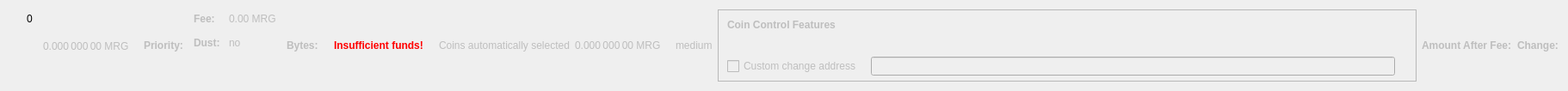
    <widget class="QWidget" name="dummyHideWidget" native="true">
     <property name="maximumSize">
      <size>
       <width>100</width>
       <height>22</height>
      </size>
     </property>
     <layout class="QHBoxLayout" name="dummyHideLayout">
      <item>
       <layout class="QFormLayout" name="formLayoutCoinControl1">
        <property name="horizontalSpacing">
         <number>10</number>
        </property>
        <property name="verticalSpacing">
         <number>14</number>
        </property>
        <property name="leftMargin">
         <number>10</number>
        </property>
        <property name="topMargin">
         <number>4</number>
        </property>
        <property name="rightMargin">
         <number>6</number>
        </property>
        <item row="0" column="1">
         <widget class="QLabel" name="labelCoinControlBytes">
          <property name="cursor">
           <cursorShape>IBeamCursor</cursorShape>
          </property>
          <property name="contextMenuPolicy">
           <enum>Qt::ActionsContextMenu</enum>
          </property>
          <property name="text">
           <string notr="true">0</string>
          </property>
          <property name="textInteractionFlags">
           <set>Qt::LinksAccessibleByMouse|Qt::TextSelectableByKeyboard|Qt::TextSelectableByMouse</set>
          </property>
         </widget>
        </item>
       </layout>
      </item>
      <item>
       <widget class="QLabel" name="labelCoinControlAfterFee">
        <property name="enabled">
         <bool>false</bool>
        </property>
        <property name="sizePolicy">
         <sizepolicy hsizetype="Fixed" vsizetype="Fixed">
          <horstretch>0</horstretch>
          <verstretch>0</verstretch>
         </sizepolicy>
        </property>
        <property name="minimumSize">
         <size>
          <width>111</width>
          <height>12</height>
         </size>
        </property>
        <property name="maximumSize">
         <size>
          <width>111</width>
          <height>12</height>
         </size>
        </property>
        <property name="cursor">
         <cursorShape>IBeamCursor</cursorShape>
        </property>
        <property name="contextMenuPolicy">
         <enum>Qt::ActionsContextMenu</enum>
        </property>
        <property name="text">
         <string notr="true">0.000 000 00 MRG</string>
        </property>
        <property name="textInteractionFlags">
         <set>Qt::LinksAccessibleByMouse|Qt::TextSelectableByKeyboard|Qt::TextSelectableByMouse</set>
        </property>
       </widget>
      </item>
      <item>
       <widget class="QLabel" name="labelCoinControlPriorityText">
        <property name="enabled">
         <bool>false</bool>
        </property>
        <property name="font">
         <font>
          <weight>75</weight>
          <bold>true</bold>
         </font>
        </property>
        <property name="text">
         <string>Priority:</string>
        </property>
       </widget>
      </item>
      <item>
       <layout class="QHBoxLayout" name="horizontalLayout"/>
      </item>
      <item>
       <layout class="QFormLayout" name="formLayoutCoinControl3">
        <property name="horizontalSpacing">
         <number>10</number>
        </property>
        <property name="verticalSpacing">
         <number>14</number>
        </property>
        <property name="leftMargin">
         <number>6</number>
        </property>
        <property name="topMargin">
         <number>4</number>
        </property>
        <property name="rightMargin">
         <number>6</number>
        </property>
        <item row="0" column="0">
         <widget class="QLabel" name="labelCoinControlFeeText">
          <property name="enabled">
           <bool>false</bool>
          </property>
          <property name="font">
           <font>
            <weight>75</weight>
            <bold>true</bold>
           </font>
          </property>
          <property name="text">
           <string>Fee:</string>
          </property>
          <property name="margin">
           <number>0</number>
          </property>
         </widget>
        </item>
        <item row="0" column="1">
         <widget class="QLabel" name="labelCoinControlFee">
          <property name="enabled">
           <bool>false</bool>
          </property>
          <property name="cursor">
           <cursorShape>IBeamCursor</cursorShape>
          </property>
          <property name="contextMenuPolicy">
           <enum>Qt::ActionsContextMenu</enum>
          </property>
          <property name="text">
           <string notr="true">0.00 MRG</string>
          </property>
          <property name="textInteractionFlags">
           <set>Qt::LinksAccessibleByMouse|Qt::TextSelectableByKeyboard|Qt::TextSelectableByMouse</set>
          </property>
         </widget>
        </item>
        <item row="1" column="0">
         <widget class="QLabel" name="labelCoinControlLowOutputText">
          <property name="enabled">
           <bool>false</bool>
          </property>
          <property name="font">
           <font>
            <weight>75</weight>
            <bold>true</bold>
           </font>
          </property>
          <property name="text">
           <string>Dust:</string>
          </property>
         </widget>
        </item>
        <item row="1" column="1">
         <widget class="QLabel" name="labelCoinControlLowOutput">
          <property name="enabled">
           <bool>false</bool>
          </property>
          <property name="cursor">
           <cursorShape>IBeamCursor</cursorShape>
          </property>
          <property name="contextMenuPolicy">
           <enum>Qt::ActionsContextMenu</enum>
          </property>
          <property name="text">
           <string>no</string>
          </property>
          <property name="textInteractionFlags">
           <set>Qt::LinksAccessibleByMouse|Qt::TextSelectableByKeyboard|Qt::TextSelectableByMouse</set>
          </property>
         </widget>
        </item>
       </layout>
      </item>
      <item>
       <widget class="QLabel" name="labelCoinControlBytesText">
        <property name="enabled">
         <bool>false</bool>
        </property>
        <property name="font">
         <font>
          <weight>75</weight>
          <bold>true</bold>
         </font>
        </property>
        <property name="text">
         <string>Bytes:</string>
        </property>
       </widget>
      </item>
      <item>
       <layout class="QFormLayout" name="formLayoutCoinControl2">
        <property name="horizontalSpacing">
         <number>10</number>
        </property>
        <property name="verticalSpacing">
         <number>14</number>
        </property>
        <property name="leftMargin">
         <number>6</number>
        </property>
        <property name="topMargin">
         <number>4</number>
        </property>
        <property name="rightMargin">
         <number>6</number>
        </property>
       </layout>
      </item>
      <item>
       <layout class="QHBoxLayout" name="horizontalLayoutCoinControl2">
        <property name="spacing">
         <number>8</number>
        </property>
        <property name="bottomMargin">
         <number>10</number>
        </property>
       </layout>
      </item>
      <item>
       <widget class="QLabel" name="labelCoinControlInsuffFunds">
        <property name="enabled">
         <bool>false</bool>
        </property>
        <property name="minimumSize">
         <size>
          <width>0</width>
          <height>0</height>
         </size>
        </property>
        <property name="font">
         <font>
          <weight>75</weight>
          <bold>true</bold>
         </font>
        </property>
        <property name="styleSheet">
         <string notr="true">color:red;font-weight:bold;</string>
        </property>
        <property name="text">
         <string>Insufficient funds!</string>
        </property>
        <property name="margin">
         <number>5</number>
        </property>
       </widget>
      </item>
      <item>
       <layout class="QFormLayout" name="formLayoutCoinControl4">
        <property name="horizontalSpacing">
         <number>10</number>
        </property>
        <property name="verticalSpacing">
         <number>14</number>
        </property>
        <property name="leftMargin">
         <number>6</number>
        </property>
        <property name="topMargin">
         <number>4</number>
        </property>
        <property name="rightMargin">
         <number>6</number>
        </property>
       </layout>
      </item>
      <item>
       <widget class="QLabel" name="labelCoinControlAutomaticallySelected">
        <property name="enabled">
         <bool>false</bool>
        </property>
        <property name="sizePolicy">
         <sizepolicy hsizetype="Fixed" vsizetype="Fixed">
          <horstretch>0</horstretch>
          <verstretch>0</verstretch>
         </sizepolicy>
        </property>
        <property name="minimumSize">
         <size>
          <width>0</width>
          <height>0</height>
         </size>
        </property>
        <property name="maximumSize">
         <size>
          <width>240</width>
          <height>16777215</height>
         </size>
        </property>
        <property name="text">
         <string>Coins automatically selected</string>
        </property>
        <property name="margin">
         <number>5</number>
        </property>
       </widget>
      </item>
      <item>
       <widget class="QLabel" name="labelCoinControlChange">
        <property name="enabled">
         <bool>false</bool>
        </property>
        <property name="sizePolicy">
         <sizepolicy hsizetype="Fixed" vsizetype="Fixed">
          <horstretch>0</horstretch>
          <verstretch>0</verstretch>
         </sizepolicy>
        </property>
        <property name="minimumSize">
         <size>
          <width>111</width>
          <height>0</height>
         </size>
        </property>
        <property name="maximumSize">
         <size>
          <width>111</width>
          <height>16777215</height>
         </size>
        </property>
        <property name="cursor">
         <cursorShape>IBeamCursor</cursorShape>
        </property>
        <property name="contextMenuPolicy">
         <enum>Qt::ActionsContextMenu</enum>
        </property>
        <property name="text">
         <string notr="true">0.000 000 00 MRG</string>
        </property>
        <property name="textInteractionFlags">
         <set>Qt::LinksAccessibleByMouse|Qt::TextSelectableByKeyboard|Qt::TextSelectableByMouse</set>
        </property>
       </widget>
      </item>
      <item>
       <widget class="QLabel" name="labelCoinControlPriority">
        <property name="enabled">
         <bool>false</bool>
        </property>
        <property name="cursor">
         <cursorShape>IBeamCursor</cursorShape>
        </property>
        <property name="contextMenuPolicy">
         <enum>Qt::ActionsContextMenu</enum>
        </property>
        <property name="text">
         <string>medium</string>
        </property>
        <property name="textInteractionFlags">
         <set>Qt::LinksAccessibleByMouse|Qt::TextSelectableByKeyboard|Qt::TextSelectableByMouse</set>
        </property>
       </widget>
      </item>
      <item>
       <widget class="QFrame" name="frameCoinControl">
        <property name="sizePolicy">
         <sizepolicy hsizetype="Expanding" vsizetype="Expanding">
          <horstretch>0</horstretch>
          <verstretch>0</verstretch>
         </sizepolicy>
        </property>
        <property name="maximumSize">
         <size>
          <width>16777215</width>
          <height>16777215</height>
         </size>
        </property>
        <property name="frameShape">
         <enum>QFrame::StyledPanel</enum>
        </property>
        <property name="frameShadow">
         <enum>QFrame::Sunken</enum>
        </property>
        <layout class="QVBoxLayout" name="verticalLayoutCoinControl2_2">
         <property name="spacing">
          <number>0</number>
         </property>
         <property name="leftMargin">
          <number>0</number>
         </property>
         <property name="topMargin">
          <number>0</number>
         </property>
         <property name="rightMargin">
          <number>0</number>
         </property>
         <property name="bottomMargin">
          <number>6</number>
         </property>
         <item>
          <layout class="QVBoxLayout" name="verticalLayoutCoinControl" stretch="0,0,0,1">
           <property name="spacing">
            <number>0</number>
           </property>
           <property name="leftMargin">
            <number>10</number>
           </property>
           <property name="topMargin">
            <number>10</number>
           </property>
           <item>
            <layout class="QHBoxLayout" name="horizontalLayoutCoinControl1">
             <property name="bottomMargin">
              <number>15</number>
             </property>
             <item>
              <widget class="QLabel" name="labelCoinControlFeatures">
               <property name="enabled">
                <bool>false</bool>
               </property>
               <property name="sizePolicy">
                <sizepolicy hsizetype="Preferred" vsizetype="Maximum">
                 <horstretch>0</horstretch>
                 <verstretch>0</verstretch>
                </sizepolicy>
               </property>
               <property name="font">
                <font>
                 <weight>75</weight>
                 <bold>true</bold>
                </font>
               </property>
               <property name="styleSheet">
                <string notr="true">font-weight:bold;</string>
               </property>
               <property name="text">
                <string>Coin Control Features</string>
               </property>
              </widget>
             </item>
            </layout>
           </item>
           <item>
            <widget class="QWidget" name="widgetCoinControl" native="true">
             <property name="sizePolicy">
              <sizepolicy hsizetype="Preferred" vsizetype="Preferred">
               <horstretch>0</horstretch>
               <verstretch>0</verstretch>
              </sizepolicy>
             </property>
             <property name="minimumSize">
              <size>
               <width>0</width>
               <height>0</height>
              </size>
             </property>
             <property name="styleSheet">
              <string notr="true"/>
             </property>
             <layout class="QHBoxLayout" name="horizontalLayoutCoinControl5_2">
              <property name="leftMargin">
               <number>0</number>
              </property>
              <property name="topMargin">
               <number>0</number>
              </property>
              <property name="rightMargin">
               <number>0</number>
              </property>
              <property name="bottomMargin">
               <number>0</number>
              </property>
              <item>
               <layout class="QHBoxLayout" name="horizontalLayoutCoinControl3">
                <property name="spacing">
                 <number>20</number>
                </property>
                <property name="topMargin">
                 <number>0</number>
                </property>
                <property name="bottomMargin">
                 <number>10</number>
                </property>
               </layout>
              </item>
             </layout>
            </widget>
           </item>
           <item>
            <layout class="QHBoxLayout" name="horizontalLayoutCoinControl4" stretch="0,0,0">
             <property name="spacing">
              <number>12</number>
             </property>
             <property name="sizeConstraint">
              <enum>QLayout::SetDefaultConstraint</enum>
             </property>
             <property name="topMargin">
              <number>5</number>
             </property>
             <property name="rightMargin">
              <number>5</number>
             </property>
             <item>
              <widget class="QCheckBox" name="checkBoxCoinControlChange">
               <property name="enabled">
                <bool>false</bool>
               </property>
               <property name="toolTip">
                <string>If this is activated, but the change address is empty or invalid, change will be sent to a newly generated address.</string>
               </property>
               <property name="text">
                <string>Custom change address</string>
               </property>
              </widget>
             </item>
             <item>
              <widget class="QValidatedLineEdit" name="lineEditCoinControlChange">
               <property name="enabled">
                <bool>false</bool>
               </property>
               <property name="sizePolicy">
                <sizepolicy hsizetype="Expanding" vsizetype="Fixed">
                 <horstretch>0</horstretch>
                 <verstretch>0</verstretch>
                </sizepolicy>
               </property>
              </widget>
             </item>
             <item>
              <widget class="QLabel" name="labelCoinControlChangeLabel_2">
               <property name="sizePolicy">
                <sizepolicy hsizetype="Preferred" vsizetype="Expanding">
                 <horstretch>0</horstretch>
                 <verstretch>0</verstretch>
                </sizepolicy>
               </property>
               <property name="minimumSize">
                <size>
                 <width>0</width>
                 <height>0</height>
                </size>
               </property>
               <property name="text">
                <string/>
               </property>
               <property name="margin">
                <number>3</number>
               </property>
              </widget>
             </item>
            </layout>
           </item>
           <item>
            <spacer name="verticalSpacerCoinControl">
             <property name="orientation">
              <enum>Qt::Vertical</enum>
             </property>
             <property name="sizeHint" stdset="0">
              <size>
               <width>800</width>
               <height>1</height>
              </size>
             </property>
            </spacer>
           </item>
          </layout>
         </item>
        </layout>
       </widget>
      </item>
      <item>
       <widget class="QLabel" name="labelCoinControlAfterFeeText">
        <property name="enabled">
         <bool>false</bool>
        </property>
        <property name="minimumSize">
         <size>
          <width>0</width>
          <height>0</height>
         </size>
        </property>
        <property name="maximumSize">
         <size>
          <width>16777215</width>
          <height>16777215</height>
         </size>
        </property>
        <property name="font">
         <font>
          <weight>75</weight>
          <bold>true</bold>
         </font>
        </property>
        <property name="text">
         <string>Amount After Fee:</string>
        </property>
        <property name="alignment">
         <set>Qt::AlignLeading|Qt::AlignLeft|Qt::AlignVCenter</set>
        </property>
        <property name="margin">
         <number>0</number>
        </property>
       </widget>
      </item>
      <item>
       <widget class="QLabel" name="labelCoinControlChangeText">
        <property name="enabled">
         <bool>false</bool>
        </property>
        <property name="sizePolicy">
         <sizepolicy hsizetype="Preferred" vsizetype="Preferred">
          <horstretch>0</horstretch>
          <verstretch>0</verstretch>
         </sizepolicy>
        </property>
        <property name="minimumSize">
         <size>
          <width>0</width>
          <height>0</height>
         </size>
        </property>
        <property name="maximumSize">
         <size>
          <width>16777215</width>
          <height>16777215</height>
         </size>
        </property>
        <property name="font">
         <font>
          <weight>75</weight>
          <bold>true</bold>
         </font>
        </property>
        <property name="text">
         <string>Change:</string>
        </property>
        <property name="alignment">
         <set>Qt::AlignLeading|Qt::AlignLeft|Qt::AlignVCenter</set>
        </property>
       </widget>
      </item>
     </layout>
    </widget>
